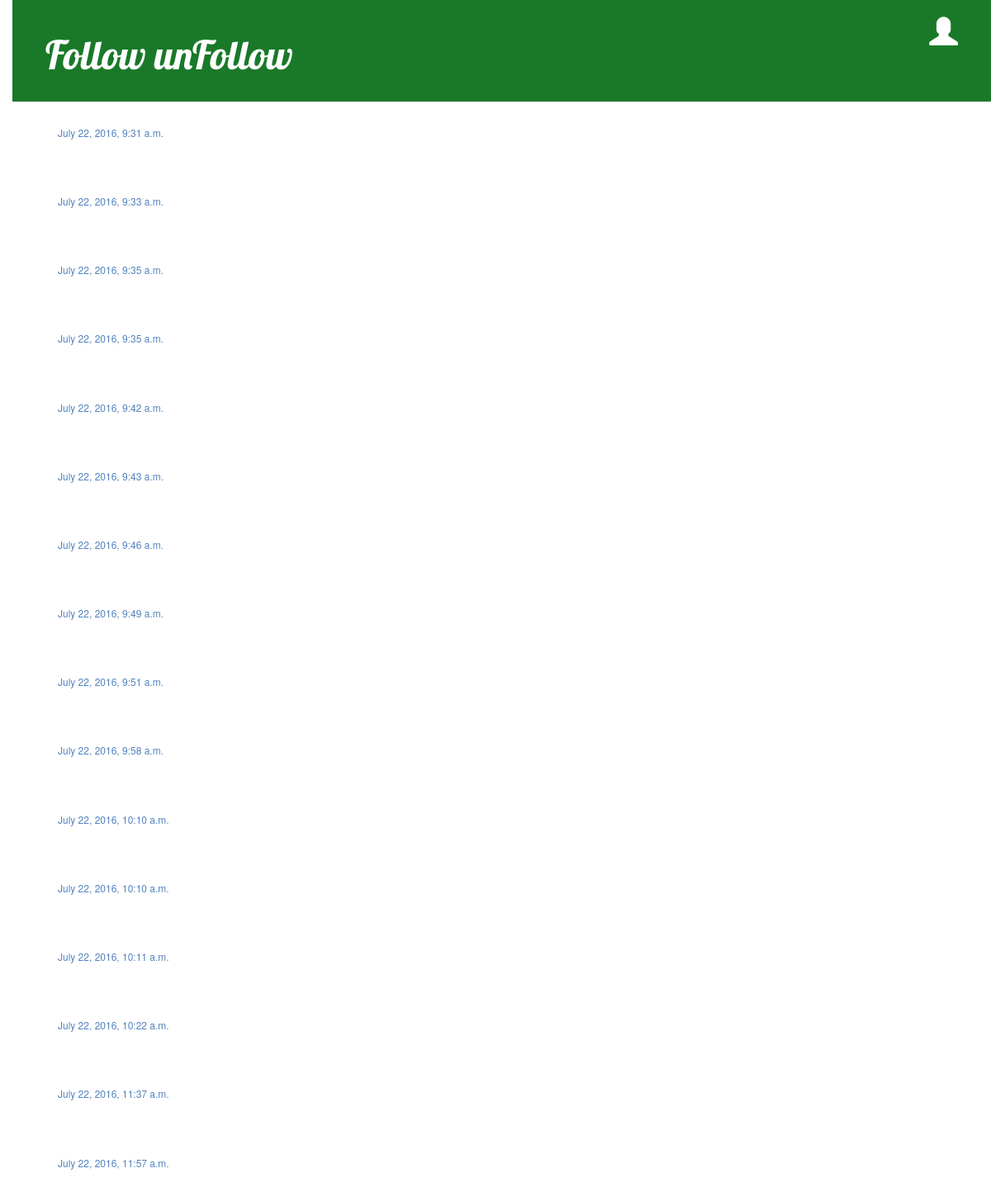
/post_list/, run on the app's committed database.
### follow_unfollow/models.py (models this page shows, shortened)
class Post(models.Model):
    author = models.ForeignKey('auth.User', related_name='post_author')
    text = tinymce_models.HTMLField()
    created_date =  models.DateTimeField(default=timezone.now())
    published_date = models.DateTimeField(blank=True, null=True)

### follow_unfollow/views.py (the view)
# urls.py: url(r'^post_list/$', views.postlist_view, name='postlist_view'),
def postlist_view(request):
    post = Post.objects.filter(published_date__lte = timezone.now()).order_by('published_date')
    return render(request, 'post_list.html',{'posts':post})

### templates/post_list.html (shortened to what this page needs)
{% extends "base.html" %}
{% block content %}
    {% for post in posts %}
        <div class="post">
            <div class="date">
                <h6>{{ post.published_date }}</h6>
            </div>
        </div>
    {% endfor %}
{% endblock %}

### templates/base.html (shortened to what this page needs)
{% load staticfiles %}
<html>
<head>
    <link rel="stylesheet" href="//maxcdn.bootstrapcdn.com/bootstrap/3.2.0/css/bootstrap.min.css">
    <link rel="stylesheet" href="//maxcdn.bootstrapcdn.com/bootstrap/3.2.0/css/bootstrap-theme.min.css">
    <link rel="stylesheet" href="{% static 'css/follow_unfollow.css' %}">
</head>
<body>
<div class="page-header">
    {% if user.is_authenticated %}
    <a href="{% url 'logout_view' %}"><button class="btn btn-primary" class="top-menu" data-toggle="modal" data-target=".bs-example-modal-sm" ><span class="glyphicon glyphicon-user">Logout</span></button></a>
    {% else %}
    <a href="{% url 'login_view' %}" class="top-menu"><span class="glyphicon glyphicon-user"></span></a>
    {% endif %}
    <h1><a href="profile url">Follow unFollow</a></h1>
</div>
<div class="content container">
    <div class="row">
        <div class="col-md-8">
            {% block content %}
            {% endblock %}
        </div>
    </div>
</div>
</body>
</html>

### follow_unfollow/static/css/follow_unfollow.css (style rules this page uses)
h1 a { color: #10be0f; font-family: 'Lobster'; }
body { padding-left: 15px; }
.page-header { background-color: #197929; margin-top: 0; padding: 20px 20px 20px 40px; }
.page-header h1, .page-header h1 a, .page-header h1 a:visited, .page-header h1 a:active { color: #ffffff; font-size: 36pt; text-decoration: none; }
.content { margin-left: 40px; }
.date { color: #5282be; }
.top-menu, .top-menu:hover, .top-menu:visited { color: #ffffff; float: right; font-size: 26pt; margin-right: 20px; }
.post { margin-bottom: 70px; }

### data on the page
Post: published_date "July 22, 2016, 9:31 a.m."
Post: published_date "July 22, 2016, 9:33 a.m."
Post: published_date "July 22, 2016, 9:35 a.m."
Post: published_date "July 22, 2016, 9:35 a.m."
Post: published_date "July 22, 2016, 9:42 a.m."
Post: published_date "July 22, 2016, 9:43 a.m."
Post: published_date "July 22, 2016, 9:46 a.m."
Post: published_date "July 22, 2016, 9:49 a.m."
Post: published_date "July 22, 2016, 9:51 a.m."
Post: published_date "July 22, 2016, 9:58 a.m."
Post: published_date "July 22, 2016, 10:10 a.m."
Post: published_date "July 22, 2016, 10:10 a.m."
Post: published_date "July 22, 2016, 10:11 a.m."
Post: published_date "July 22, 2016, 10:22 a.m."
Post: published_date "July 22, 2016, 11:37 a.m."
Post: published_date "July 22, 2016, 11:57 a.m."
